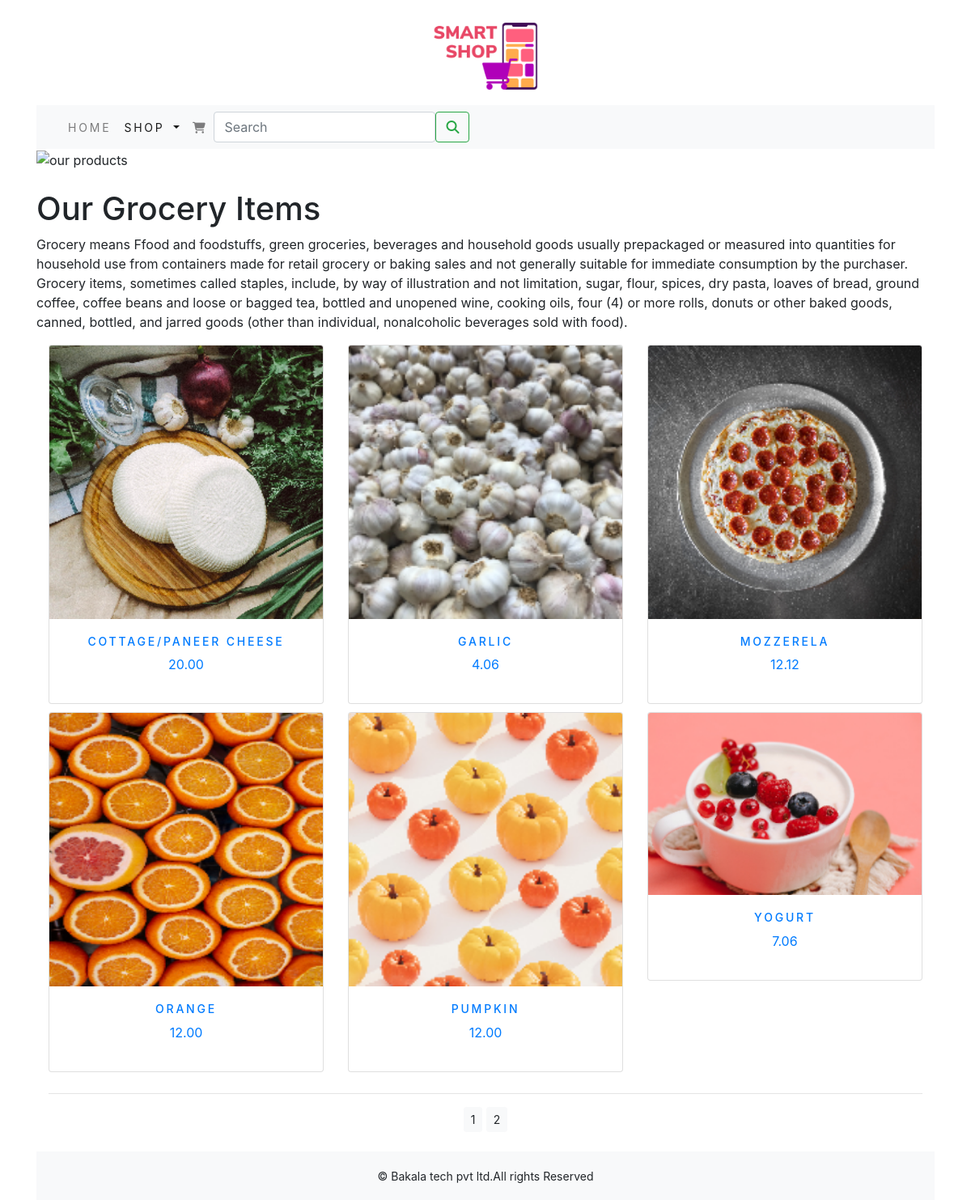
The page /shopon/ on the database its author committed.
### shopon/models.py (models this page shows, shortened)
class Product(models.Model):
    name=models.CharField(max_length=250,unique=True)
    slug=models.SlugField(max_length=250,unique=True)
    description=models.TextField(blank=True)
    price=models.DecimalField(max_digits=10,decimal_places=2)
    category=models.ForeignKey(Category,on_delete=models.CASCADE)
    image=models.ImageField(upload_to='product',blank=True)
    stock=models.IntegerField()
    available=models.BooleanField(default=True)
    created=models.DateTimeField(auto_now_add=True)
    updated=models.DateTimeField(auto_now=True)
    def get_url(self):
        return reverse('shopon:prodCatdetail',args=[self.category.slug,self.slug])
    class Meta:
        ordering = ('name',)
        verbose_name = 'product'
        verbose_name_plural = 'products'

### shopon/views.py (the view)
# urls.py: path('',views.allProdCat,name='allProdCat'),
def allProdCat(request,c_slug=None):
    c_page = None
    products_list = None
    if c_slug!=None:
        c_page = get_object_or_404(Category, slug=c_slug)
        products_list = Product.objects.all().filter(category=c_page, available=True)
    else:
        products_list = Product.objects.all().filter(available=True)
    paginator = Paginator(products_list, 6)
    try:
        page = int(request.GET.get('page', '1'))
    except:
        page = 1
    try:
        products = paginator.page(page)
    except (EmptyPage, InvalidPage):
        products = paginator.page(paginator.num_pages)
    return render(request, "category.html", {'category': c_page, 'products': products})

### cart/context_processors.py (called while the page is built)
def counter(request):
    item_count=0
    if 'admin' in request.path:
        return {}
    else:
        try:
            cart=Cart.objects.filter(cart_id=_cart_id(request))
            car_items=CartItem.objects.all().filter(cart=cart[:1])
            for cart_item in car_items:
                item_count += cart_item.quantity
        except Cart.DoesNotExist:
            item_count =0
    return dict(item_count=item_count)

### cart/views.py (called while the page is built)
def _cart_id(request):
    cart=request.session.session_key
    if not cart:
        cart=request.session.create()
    return cart

### shopon/context_processors.py (called while the page is built)
def menu_links(request):
    links=Category.objects.all()
    return dict(links=links)

### shopon/models.py (called while the page is built)
    def get_url(self):
        return reverse('shopon:product_by_category',args=[self.slug])

### templates/category.html (shortened to what this page needs)
{% extends 'base.html' %}
{% load static %}
{% block content %}
<div class="mx_auto">
    {% if category  %}
          <img class="my_image" src="{{category.image.url}}" alt="{{category.name}}">
</div>
      <br>
<div>
          <h1 class="text-center my_title">{{category.name}}</h1>
          <p class="text-justify">{{category.description}}</p>
</div>
     {% else %}
<div>
    <img src="{% static 'img/ban1.png' %}" alt="our products" width="1250px;" >
</div>
<br>
<div>
    <h1> Our Grocery Items </h1>
    <p> Grocery means Ffood and foodstuffs, green groceries, beverages and household goods usually prepackaged or measured into quantities for household use from containers made for retail grocery or baking sales and not generally suitable for immediate consumption by the purchaser. Grocery items, sometimes called staples, include, by way of illustration and not limitation, sugar, flour, spices, dry pasta, loaves of bread, ground coffee, coffee beans and loose or bagged tea, bottled and unopened wine, cooking oils, four (4) or more rolls, donuts or other baked goods, canned, bottled, and jarred goods (other than individual, nonalcoholic beverages sold with food).</p>
</div>
     {% endif %}
<div class="container">
    <div class="row mx_auto">
        {% for product in products.object_list %}
        <div class="my_bottom_margin col-9 col-sm-12 col-md-4  xol-lg-4 ">
            <div class="card text-center" style="min-width:18rem;">
                <a href="{{product.get_url}}"><img class="card-img-top my_image" src="{{product.image.url}}" alt="{{product.name}}"</a>
            <div class="card-body ">
                <h4>{{product.name}}</h4>
                <p>{{product.price}}</p>
            </div>
            </div>
        </div>
        {% endfor %}
    </div>
    <div class="mx-auto">
        {% if products.paginator.num_pages > 1 %}
        <hr>
        <div class="text-center">
            {% for pg in products.paginator.page_range %}
               <a href="?page={{pg}}" class="btn btn-light btn-sm" {% if products.number == pg %} active {% endif %}"> {{pg}}</a>
            {% endfor %}
        </div>
        {% endif %}
    </div>
    <br>
</div>
{% endblock %}

### templates/base.html (shortened to what this page needs)
{% load static %}
<!DOCTYPE html>
<html lang="en">
<head>
        <link rel="stylesheet" href="{% static 'css/custom.css' %}">
        <link href="{% static 'css/bootstrap.min.css' %}" rel="stylesheet">
</head>
<body>
<div class="container">
{% include 'header.html' %}
{% include 'navbar.html' %}
{% block content %}
{% endblock %}
</div>
{% include 'footer.html' %}
</body>
</html>

### templates/header.html
{% load static %}
<header>
  <center>
    <a href="{% url 'shopon:allProdCat' %}"></a>  <img src="{% static 'img/Untitleddesign3.png' %}" alt="logimage" width="130px;" height="130px;" >
  </center>
</header>

### templates/navbar.html (shortened to what this page needs)
<nav class="navbar navbar-expand-lg navbar-light bg-light">
  <div class="container-fluid">
  <div class="collapse navbar-collapse" id="navbarSupportedContent">
    <ul class="navbar-nav me-auto mb-2 mb-lg-0">
      <li class="nav-item">
        <a class="nav-link"  href="#">Home</a>
      </li>
      <li class="nav-item dropdown {% if 'shop' in request.path %} active {% endif %}">
        <a class="nav-link dropdown-toggle" href="#" id="navbarDropdown" role="button" data-toggle="dropdown" aria-haspopup="true" aria-expanded="false">
          Shop
        </a>
      </li>
      <li class="nav-item">
        <a class="nav-link " href="#" ><i class="fa fa-shopping-cart"></i></a>
      </li>
    </ul>
    <form class="d-flex" action="{% url 'search_app:SearchResult' %}" method="get" >
      <input class="form-control me-2" type="search" placeholder="Search" name="q" aria-label="Search">
      <button class="btn btn-outline-success " type="submit"><i class="fa fa-search"></i></button>
    </form>
  </div>
</nav>

### templates/footer.html
<div class="footer navbar-fixed-bottom my_footer">
  <p class="text-center">&copy; Bakala tech pvt ltd.All rights Reserved</p>
</div>

### static/css/custom.css (style rules this page uses)
body { font-family: 'Roboto' , sans-serif; }
.nav-item { letter-spacing : .2em; font-size :14px; text-transform :uppercase; }
.my_footer { background-color:#f8f9fa; height:60px; }
.my_footer p { padding-top:20px; font-size:14px; }
.my_image { width:100% height:auto }
.my_bottom_margin { margin-bottom:10px; }
.card-body h4 { font-size:14px; text-transform:uppercase; letter-spacing:.2em }

### rows shown on the page
Product: image (picture), name "COTTAGE/PANEER CHEESE", price "20.00"
Product: image (picture), name "GARLIC", price "4.06"
Product: image (picture), name "MOZZERELA", price "12.12"
Product: image (picture), name "ORANGE", price "12.00"
Product: image (picture), name "PUMPKIN", price "12.00"
Product: image (picture), name "YOGURT", price "7.06"

### other values the page prints
{{ pg }} "1" "2"
